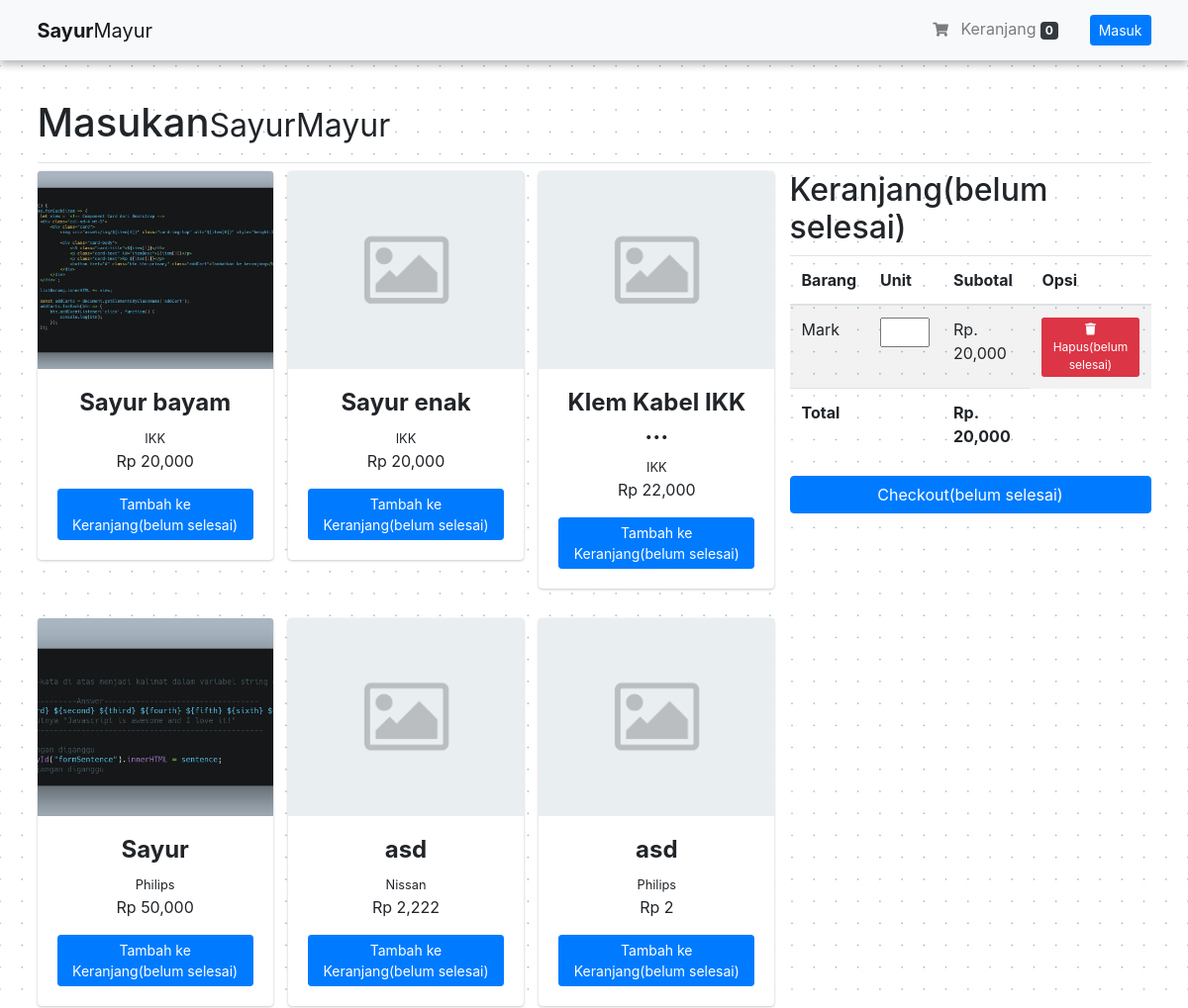
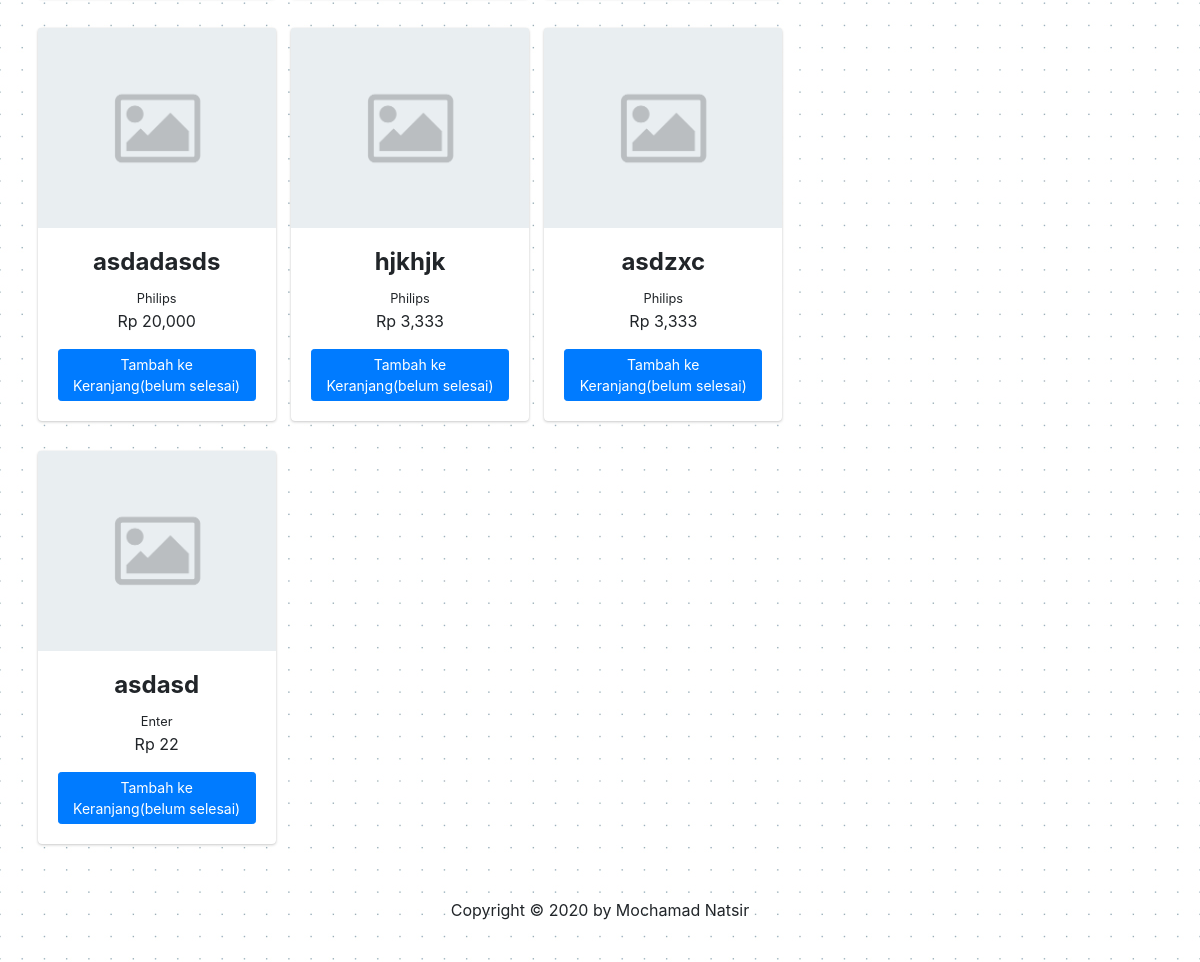
The page / on the database its author committed (2 pictures, top to bottom).
### tables this page shows
CREATE TABLE `tbl_barang` (
  `barang_id` varchar(15) NOT NULL,
  `barang_gambar` varchar(128) NOT NULL,
  `barang_nama` varchar(150) DEFAULT NULL,
  `barang_harpok` double DEFAULT NULL,
  `barang_harjul` double DEFAULT NULL,
  `barang_harjul_grosir` double DEFAULT NULL,
  `barang_stok` int(11) DEFAULT 0,
  `barang_tgl_input` timestamp NULL DEFAULT current_timestamp(),
  `barang_tgl_last_update` datetime DEFAULT NULL,
  `barang_kategori_id` int(11) DEFAULT NULL,
  `barang_satuan_id` int(11) NOT NULL,
  `barang_user_id` int(11) DEFAULT NULL
);

CREATE TABLE `tbl_kategori` (
  `kategori_id` int(11) NOT NULL,
  `kategori_nama` varchar(35) DEFAULT NULL
);

### application/controllers/Page.php (called while the page is built, shortened)
<?php
class Page extends CI_Controller
{
    public function __construct()
    {
        $this->load->model('BarangModel', 'barang');
        $this->load->helper("security");
    }
    public function index()
    {
        $data['title'] = 'Beranda';
        $data['barangs'] = $this->barang->getBarang();
        $data["keranjang"] = $this->barang->get_keranjang();
        $data["total_harga_keranjang"] = $this->barang->total_harga_cart();
        $this->barang->delete_cart_date();
        $this->barang->cancel_invoice();
        $this->load->view('layout/page/header', $data);
        $this->load->view('customer/page/index');
        $this->load->view('layout/dashboard/footer');
    }
}

### index.php (called while the page is built, shortened)
<?php
require_once BASEPATH.'core/CodeIgniter.php';

### application/models/BarangModel.php (called while the page is built, shortened)
<?php
class BarangModel extends CI_Model
{
    public function getBarang($barang_id = null)
    {
        if ($barang_id === null) {
            $hsl = $this->db->query("SELECT * FROM tbl_barang JOIN tbl_kategori ON barang_kategori_id=kategori_id JOIN tbl_satuan ON barang_satuan_id=satuan_id ORDER BY barang_id ASC");
        } else {
            $hsl = $this->db->query("SELECT * FROM tbl_barang JOIN tbl_kategori ON barang_kategori_id=kategori_id JOIN tbl_satuan ON barang_satuan_id=satuan_id WHERE barang_id = '$barang_id'");
        }
        return $hsl;
    }
    function get_keranjang() {
        function get_client_ip() {
            $ipaddress = '';
            if (isset($_SERVER['HTTP_CLIENT_IP']))
                $ipaddress = $_SERVER['HTTP_CLIENT_IP'];
            else if(isset($_SERVER['HTTP_X_FORWARDED_FOR']))
                $ipaddress = $_SERVER['HTTP_X_FORWARDED_FOR'];
            else if(isset($_SERVER['HTTP_X_FORWARDED']))
                $ipaddress = $_SERVER['HTTP_X_FORWARDED'];
            else if(isset($_SERVER['HTTP_FORWARDED_FOR']))
                $ipaddress = $_SERVER['HTTP_FORWARDED_FOR'];
            else if(isset($_SERVER['HTTP_FORWARDED']))
                $ipaddress = $_SERVER['HTTP_FORWARDED'];
            else if(isset($_SERVER['REMOTE_ADDR']))
                $ipaddress = $_SERVER['REMOTE_ADDR'];
            else
                $ipaddress = 'UNKNOWN';
            return $ipaddress;
        }
        $ip_address = get_client_ip();
        $this->db->select("tbl_barang.barang_nama,tbl_keranjang.total_kuantitas,tbl_keranjang.total_harga,tbl_keranjang.id");
        $this->db->from("tbl_keranjang");
        $this->db->where(array("ip_address" => $ip_address));
        $this->db->join("tbl_barang","tbl_barang.barang_id = tbl_keranjang.barang_id");
        return $this->db->get();
    }
}

### application/views/customer/page/index.php (the view)
<div class="container" style="margin-top: 100px;">
    <h1 class="pb-3 border-bottom">Masukan<small>SayurMayur</small></h1>
    <div class="row">
        <div class="col-md-8">
            <div class="row">
                <?php foreach ($barangs->result() as $barang) : ?>
                    <div class="col-md-4 col-6">
                        <div class="card" style="margin-bottom: 30px;">
                            <img class="card-img-top" src="<?= base_url(); ?>assets/source/images/barang/<?= $barang->barang_gambar ?>" alt="<?= $barang->barang_id; ?>" style="width:100%; height:200px; object-fit:cover">
                            <div class="card-body text-center">
                                <h4><b><?= (strlen($barang->barang_nama) > 14) ? substr($barang->barang_nama, 0, 15) . '...' : $barang->barang_nama; ?></b></h4>
                                <small><?= $barang->kategori_nama; ?></small>
                                <p><?= 'Rp ' . number_format($barang->barang_harjul); ?></p>
                                <a href="" class="btn btn-sm btn-primary">Tambah ke Keranjang(belum selesai)</a>
                            </div>
                        </div>
                    </div>
                <?php endforeach; ?>
            </div>
        </div>
        <div class="col-md-4">
            <h2 class="text-left">Keranjang(belum selesai)</h2>
            <table class="table table-striped">
                <thead>
                    <tr>
                        <th scope="col">Barang</th>
                        <th scope="col">Unit</th>
                        <th scope="col">Subotal</th>
                        <th scope="col">Opsi</th>
                    </tr>
                </thead>
                <tbody>
                    <tr class="text-left">
                        <td>Mark</td>
                        <td><input type="number" style="width: 50px;"></td>
                        <td>Rp. 20,000</td>
                        <td>
                            <button data-toggle="modal" data-target="#modalUniversal" class="btn btn-xs btn-danger text-white tampil-modal-hapus" data-barang_id="<?= $barang->barang_id; ?>"><i class="fa fa-trash"></i> Hapus(belum selesai)</button>
                        </td>
                    </tr>
                </tbody>
                <tfoot>
                    <tr>
                        <th colspan="2">Total</th>
                        <th>Rp. 20,000</th>
                    </tr>
                </tfoot>
            </table>
            <button class="btn btn-primary btn-block">Checkout(belum selesai)</button>
        </div>
    </div>
</div>

### application/views/layout/page/header.php (shortened to what this page needs)
<!doctype html>
<html lang="en">
<head>
    <link rel="stylesheet" href="https://stackpath.bootstrapcdn.com/bootstrap/4.5.0/css/bootstrap.min.css">
    <link rel="stylesheet" href="<?= base_url(); ?>assets/adminlte/plugins/fontawesome-free/css/all.min.css" />
    <link rel="stylesheet" href="https://code.ionicframework.com/ionicons/2.0.1/css/ionicons.min.css" />
    <link rel="stylesheet" href="<?= base_url(); ?>assets/adminlte/dist/css/adminlte.min.css" />
    <link rel="stylesheet" href="<?= base_url(); ?>assets/pos/css/style.css" />
    <link rel="stylesheet" href="<?= base_url(); ?>assets/adminlte/plugins/datatables-bs4/css/dataTables.bootstrap4.min.css" />
    <link rel="stylesheet" href="<?= base_url(); ?>assets/adminlte/plugins/datatables-responsive/css/responsive.bootstrap4.min.css" />
    <link rel="stylesheet" href="<?= base_url(); ?>assets/adminlte/plugins/select2/css/select2.min.css" />
    <link rel="stylesheet" href="<?= base_url(); ?>assets/adminlte/plugins/select2-bootstrap4-theme/select2-bootstrap4.min.css" />
    <link rel="stylesheet" href="<?= base_url(); ?>assets/pos/css/page/style.css">
</head>
<body style="background-image: url('<?= base_url(); ?>assets/pos/img/background.png');">
    <nav class="navbar navbar-expand-lg navbar fixed-top navbar-light bg-light shadows">
        <div class="container">
            <a class="navbar-brand" href="<?= site_url(); ?>"><b>Sayur</b>Mayur</a>
            <ul class="navbar-nav ml-auto">
                <li class="nav-item">
                    <a class="nav-link <?php if(isset($keranjangs)){echo 'active'; } ?>" href="<?= base_url().'page/cart'; ?>"><i class="fa fa-shopping-cart btn-sm"></i> Keranjang <span class="badge bg-dark" id="badge_cart"><?php if(isset($keranjang)){echo $keranjang->num_rows(); }elseif(isset($keranjangs)){echo $keranjangs->num_rows(); } ?></span></a>
                </li>
            </ul>
            <?php
                if(isset($_SESSION["user_id"])) {
            ?>
            <div class="dropdown">
                <button class="btn btn-primary btn-sm ml-3 dropdown-toggle" data-toggle="dropdown" type="button">Halo, <?= $this->session->userdata("user_nama"); ?></button>
                <div class="dropdown-menu">
                    <a href="<?= base_url().'page/profile'; ?>" class="dropdown-item"><i class="fas fa-user"></i> Profil</a>
                    <a href="javascript:void(0)" class="dropdown-item" id="btn-logout"><i class="fas fa-sign-out-alt"></i> Keluar Akun</a>
                </div>
            </div>
            <?php
                }
                else {
            ?>
            <button class="btn btn-primary btn-sm ml-3" id="btn-login">Masuk</button>
            <?php } ?>
        </div>
    </nav>

### application/views/layout/dashboard/footer.php (shortened to what this page needs)
<footer class="my-4">
    <div class="row">
        <div class="col-lg-12">
            <p style="text-align:center;">Copyright &copy; <?php echo '2020'; ?> by Mochamad Natsir</p>
        </div>
    </div>
</footer>
</body>
</html>

### assets/pos/css/style.css (style rules this page uses)
.shadows { box-shadow: 0 4px 8px 0 rgba(0, 0, 0, 0.3); }
.row:after { content: ""; display: table; clear: both; }

### assets/pos/css/page/style.css (style rules this page uses)
html,body { overflow-x: hidden; }

### rows shown on the page
tbl_barang: barang_gambar+barang_id (picture), barang_nama "Sayur bayam", barang_kategori.kategori_nama "IKK", barang_harjul "20,000"
tbl_barang: barang_gambar (placeholder picture), barang_nama "Sayur enak", barang_kategori.kategori_nama "IKK", barang_harjul "20,000"
tbl_barang: barang_gambar (placeholder picture), barang_nama "Klem Kabel IKK", barang_kategori.kategori_nama "IKK", barang_harjul "22,000"
tbl_barang: barang_gambar+barang_id (picture), barang_nama "Sayur", barang_kategori.kategori_nama "Philips", barang_harjul "50,000"
tbl_barang: barang_gambar (placeholder picture), barang_nama "asd", barang_kategori.kategori_nama "Nissan", barang_harjul "2,222"
tbl_barang: barang_gambar (placeholder picture), barang_nama "asd", barang_kategori.kategori_nama "Philips", barang_harjul "2"
tbl_barang: barang_gambar (placeholder picture), barang_nama "asdadasds", barang_kategori.kategori_nama "Philips", barang_harjul "20,000"
tbl_barang: barang_gambar (placeholder picture), barang_nama "hjkhjk", barang_kategori.kategori_nama "Philips", barang_harjul "3,333"
tbl_barang: barang_gambar (placeholder picture), barang_nama "asdzxc", barang_kategori.kategori_nama "Philips", barang_harjul "3,333"
tbl_barang: barang_gambar (placeholder picture), barang_nama "asdasd", barang_kategori.kategori_nama "Enter", barang_harjul "22"

### other values the page prints
$keranjang->num_rows() "0"
